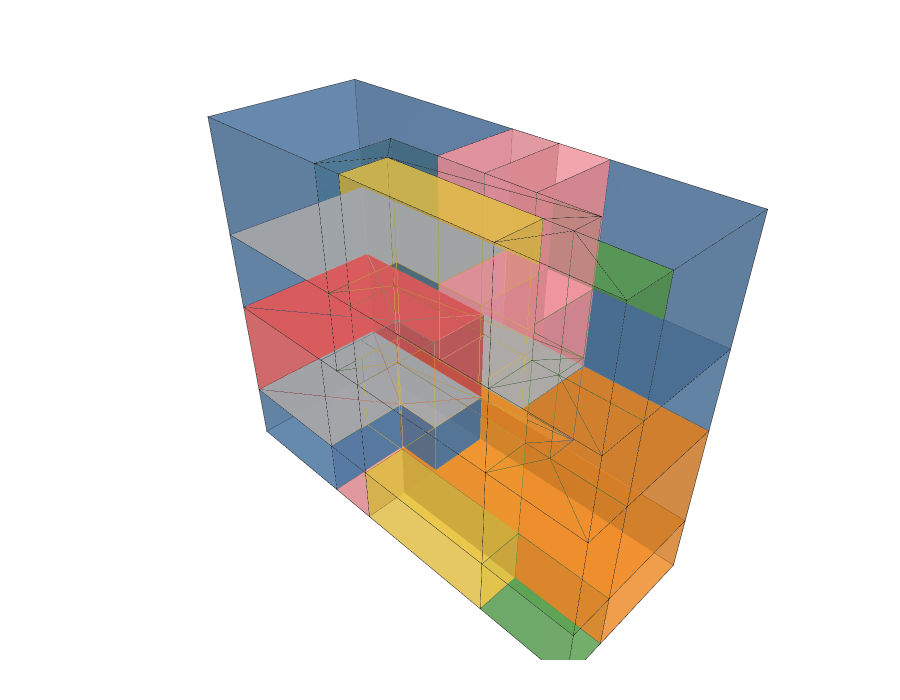

The code cell stored with this chart in its notebook:
### Markdown cell above
## 8. Visualise CellComplex coloured by room type

### Code cell
cc_cells = Topology.Cells(cc) or []
display_faces = []
for cell in cc_cells:
    d     = Topology.Dictionary(cell)
    color = Dictionary.ValueAtKey(d, "cell_color") or "#AAAAAA"
    for f in (Topology.Faces(cell) or []):
        f = Topology.SetDictionary(
            f, Dictionary.ByKeysValues(["cell_color"], [color]))
        display_faces.append(f)

Topology.Show(
    display_faces,
    faceColorKey="cell_color",
    faceOpacity=0.6,
    backgroundColor="white",
    width=900, height=700,
    renderer=renderer
)
